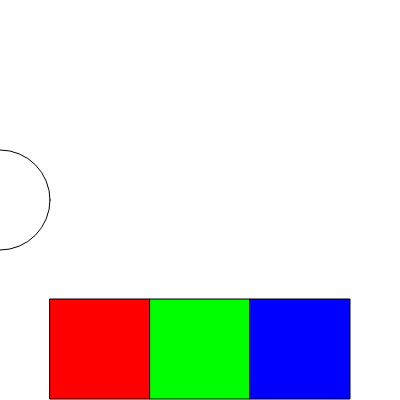
Frame 1 (no input)
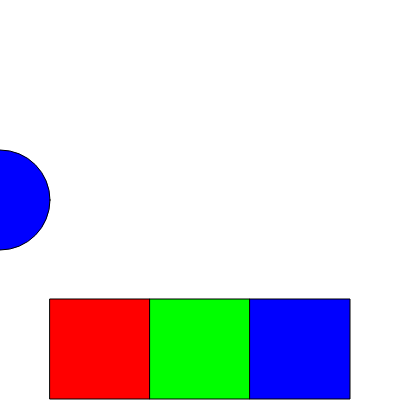
Frame 60 (no input)
Frame 120 (the mouse pressed at the canvas centre since frame 60): identical to frame 60, image omitted

The p5.js sketch that drew these frames (run headless with seeded random() and noise() and a simulated clock; from frame 60 on, the mouse is pressed at the canvas centre):

// p5.js sketch
// ── sketch.js
var iArray = [];

var currentType = "";


var bubble0;

function setup() {
    createCanvas(400, 400);
    iArray.push(new interface(50, 299, 100, "start"));
    iArray.push(new interface(150, 299, 100, "stop"));
    iArray.push(new interface(250, 299, 100, "reset"));

    bubble0 = new bubble(0, 200, 100);
}

function draw() {
    background(255);

    bubble0.display();

    for (var i = 0; i < iArray.length; i++) {

        var checking = iArray[i].check();

        var settingAlpha;
        if (checking == true) {
            //console.log("currently over " + iArray[i].type);
            settingAlpha = 100;
        } else {
            settingAlpha = 255;
        }

        iArray[i].display(settingAlpha);
    }


    if (currentType == "start") {
        //start moving my bubble
        bubble0.move();

    } else if (currentType == "stop") {
        //stop moving my bubble
    } else if (currentType == "reset") {
        //reset bubble to begining
        bubble0.x=0;
        currentType = "start";
    }


}

function mousePressed() {
    for (var i = 0; i < iArray.length; i++) {
        var checkInterface = iArray[i].check();
        if (checkInterface == true) {
            currentType = iArray[i].type;
            console.log("current type = " + currentType);
        }
    }
}


function interface(tempX, tempY, tempSize, tempType) {
    this.x = tempX;
    this.y = tempY;
    this.size = tempSize;
    this.type = tempType;

    this.display = function (setAlpha) {

        if (this.type == "start") {
            fill(255, 0, 0, setAlpha);
        } else if (this.type == "stop") {
            fill(0, 255, 0, setAlpha);
        } else if (this.type == "reset") {
            fill(0, 0, 255, setAlpha);
        }

        rect(this.x, this.y, this.size, this.size);
    }

    this.check = function () {
        if (mouseX > this.x && mouseX < (this.x + this.size) && mouseY > this.y && mouseY < (this.y + this.size)) {
            return true;
        } else {
            return false;
        }
    }

}


function bubble(tempX, tempY, tempDiameter) {

    this.x = tempX;
    this.y = tempY;
    this.diameter = tempDiameter;

    this.display = function () {
        ellipse(this.x, this.y, this.diameter, this.diameter);
    }

    this.move = function () {
        this.x++;
    }

    this.checkPos = function () {
        if (this.x > width) {
            return true;
        } else {
            return false;
        }
    }





}
